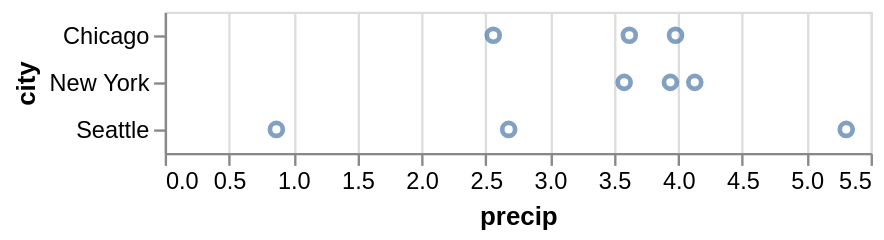

The notebook cell saved with this chart:
### Code cell
alt.Chart(df).mark_point().encode(
    alt.X('precip'),
    alt.Y('city')
)

### Figure 1 — Vega-Lite specification as saved in the notebook (floating-point values rounded to 4 significant figures)
{"config": {"view": {"continuousWidth": 300, "continuousHeight": 300}}, "data": {"name": "data-8e72c2f67818e64f2c6d729f1a903405"}, "mark": {"type": "point"}, "encoding": {"x": {"field": "precip", "type": "quantitative"}, "y": {"field": "city", "type": "nominal"}}, "$schema": "https://vega.github.io/schema/vega-lite/v5.20.1.json", "datasets": {"data-8e72c2f67818e64f2c6d729f1a903405": [{"city": "Seattle", "month": "Apr", "precip": 2.68}, {"city": "Seattle", "month": "Aug", "precip": 0.87}, {"city": "Seattle", "month": "Dec", "precip": 5.31}, {"city": "New York", "month": "Apr", "precip": 3.94}, {"city": "New York", "month": "Aug", "precip": 4.13}, {"city": "New York", "month": "Dec", "precip": 3.58}, {"city": "Chicago", "month": "Apr", "precip": 3.62}, {"city": "Chicago", "month": "Aug", "precip": 3.98}, {"city": "Chicago", "month": "Dec", "precip": 2.56}]}}
